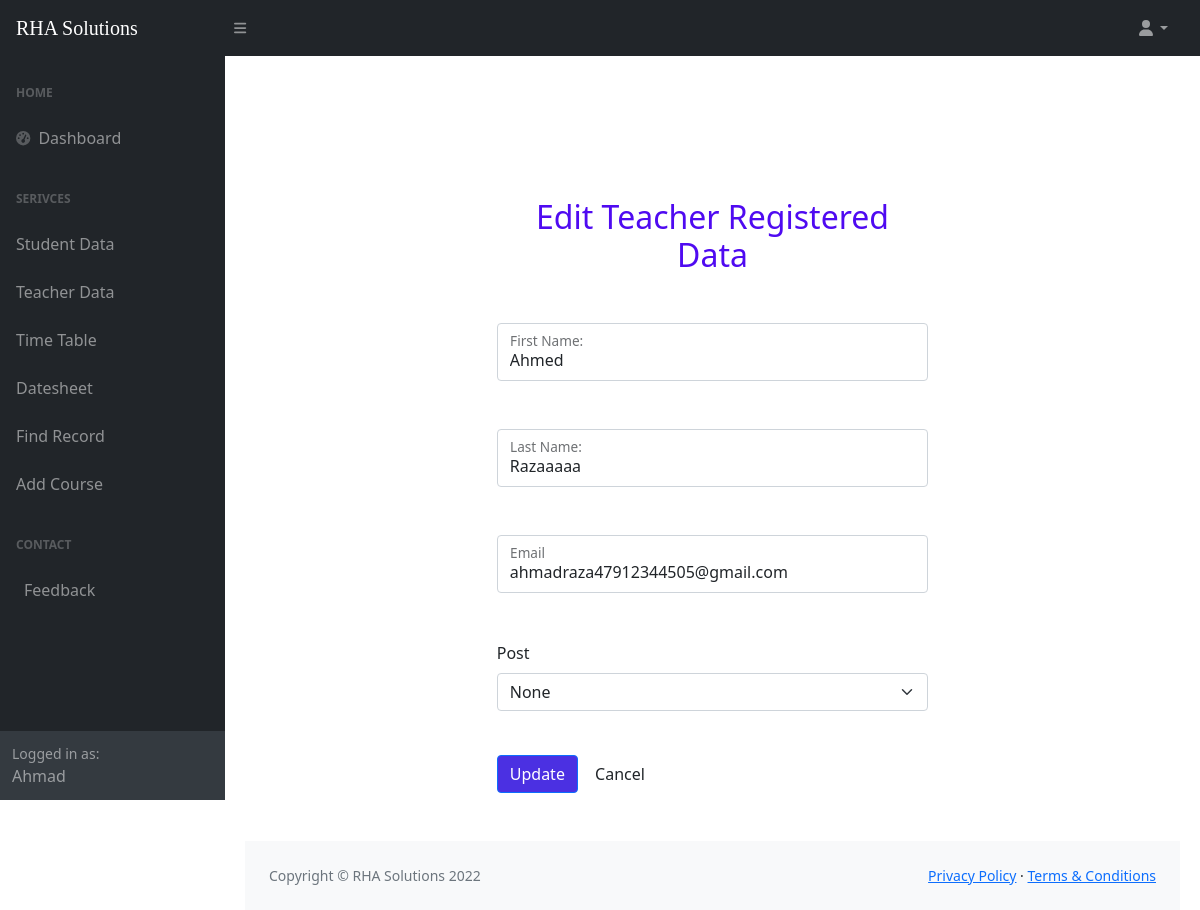
Page /edit_teacher.php?t_id=12902 (signed in) on the committed database.
### tables this page shows
CREATE TABLE `teach` (
  `t_id` int(10) NOT NULL,
  `f_name` varchar(100) NOT NULL,
  `l_name` varchar(100) NOT NULL,
  `email` varchar(100) NOT NULL,
  `p_id` int(10) NOT NULL
);

### edit_teacher.php (the view, shortened to what this page needs)
<?php include 'connection.php';
$id = $_GET['t_id'];
$select = "SELECT * FROM teach WHERE t_id=$id";
$data = mysqli_query($conn, $select) or die( mysqli_error($conn));
$row1 = mysqli_fetch_array($data);
if($_SESSION["fname"]) {
?>
<!DOCTYPE html>
<html lang="en">
<head>
    <link href="https://cdn.jsdelivr.net/npm/simple-datatables@latest/dist/style.css" rel="stylesheet" />
    <link href="css/styles.css" rel="stylesheet" />
</head>
<body class="sb-nav-fixed">
    <nav class="sb-topnav navbar navbar-expand navbar-dark bg-dark">
        <a class="navbar-brand ps-3" href="index.php">RHA Solutions</a>
        <button class="btn btn-link btn-sm order-1 order-lg-0 me-4 me-lg-0" id="sidebarToggle" href="#!"><i class="fas fa-bars"></i></button>
        <ul class="navbar-nav ms-auto ms-md-0 me-3 me-lg-4">
            <li class="nav-item dropdown">
                <a class="nav-link dropdown-toggle" id="navbarDropdown" href="#" role="button" data-bs-toggle="dropdown" aria-expanded="false"><i class="fas fa-user fa-fw"></i></a>
            </li>
        </ul>
    </nav>
    <div id="layoutSidenav">
        <div id="layoutSidenav_nav">
            <nav class="sb-sidenav accordion sb-sidenav-dark" id="sidenavAccordion">
                <div class="sb-sidenav-menu">
                    <div class="nav">
                        <div class="sb-sidenav-menu-heading">Home</div>
                        <a class="nav-link" href="index.php">
                            <div class="sb-nav-link-icon"><i class="fas fa-tachometer-alt"></i></div>
                            Dashboard
                        </a>
                        <div class="sb-sidenav-menu-heading">Serivces</div>
                        <a class="nav-link collapsed" href="assign_course.php">
                            Student Data
                        </a>
                        <a class="nav-link collapsed" href="assign_course.php">
                            Teacher Data
                        </a>
                        <a class="nav-link collapsed" href="timetable.html">
                            Time Table
                        </a>
                        <a class="nav-link collapsed" href="datesheet.html">
                            Datesheet
                        </a>
                        <a class="nav-link collapsed" href="database.html">
                            Find Record
                        </a>
                        <a class="nav-link collapsed" href="courses.html">
                            Add Course
                        </a>
                        <div class="sb-sidenav-menu-heading">Contact</div>
                        <a class="nav-link" href="feedback.html">
                            Feedback
                        </a>
                    </div>
                </div>
                <div class="sb-sidenav-footer">
                    <div class="small">Logged in as:</div>
                    <?php echo $_SESSION["fname"];?>
                </div>
            </nav>
        </div>
        <div id="layoutSidenav_content">
            <main>
                <div class="container-fluid px-4">
                    <div class="row justify-content-center my-5">
          <div class="col-lg-6">
          <div class="text-center">
                                <h2 style="color: rgb(79, 10, 241);">Edit Teacher Registered Data</h2>
                            </div>
          <form action="" method="post">
          <div class="form-floating my-5">
            <input
            value="<?php echo $row1['f_name']?>"
            name="fname"
              type="name"
              id="fname"
              placeholder="e.g. Muhammad"
              class="form-control"
            />
            <label for="name" class="form-label">First Name:</label>
          </div>
          <div class="form-floating my-5">
            <input
            value="<?php echo $row1['l_name']?>"
            name="lname"
              type="name"
              class="form-control"
              id="lname"
              placeholder="e.g Ahmad"
            />
            <label  for="lname" class="form-label">Last Name:</label>
          </div>
          <div class="form-floating my-5">
            <input
            value="<?php echo $row1['email']?>"
              name="email"
              type="text"
              class="form-control"
              id="email-std"
              placeholder="Example@rhaerp.com"
            />
            <label  name="email" class="form-label">Email</label>
          </div>
          <label for="post" class="form-label">Post</label>
              <select name="p_id" id="post" class="form-select" style="margin-bottom: 20px;">
                <?php
                $query = "SELECT p_id, p_name FROM post";
                $data1 = mysqli_query($conn, $query);
                $res1 = mysqli_num_rows($data1);
                if ($res1) {
                  while ($res1 = mysqli_fetch_array($data1)) {
                    $post_name = $res1['p_name'];
                    $post_id = $res1['p_id'];
                    echo '<option value="' . $post_id . ' ">' . $post_name . '</option>';
                  }
                }
                ?>
              </select>
            <br>
            <button value="update-btn" name="update-btn" class="btn btn-primary" style="background-color: rgb(75, 48, 226)">Update</button>
            <a href="index.php" id="cancel" name="cancel" class="btn btn-default">Cancel</a>
        </form>
            </main>
            <footer class="py-4 bg-light mt-auto">
                <div class="container-fluid px-4">
                    <div class="d-flex align-items-center justify-content-between small">
                        <div class="text-muted">Copyright &copy; RHA Solutions 2022</div>
                        <div>
                            <a href="#">Privacy Policy</a>
                            &middot;
                            <a href="#">Terms &amp; Conditions</a>
                        </div>
                    </div>
                </div>
            </footer>
        </div>
    </div>
    <?php
}
else {
    ?><h1>Please Login to continue.Press <a href="login.php">Here<a></h1><?php
}
 ?>
</body>
</html>

### rows in the picture
teach: fname "Ahmed", lname "Razaaaaa", email "ahmadraza47912344505@gmail.com"

### other values in the picture
$_SESSION["fname"] "Ahmad"
form field p_id "None"
